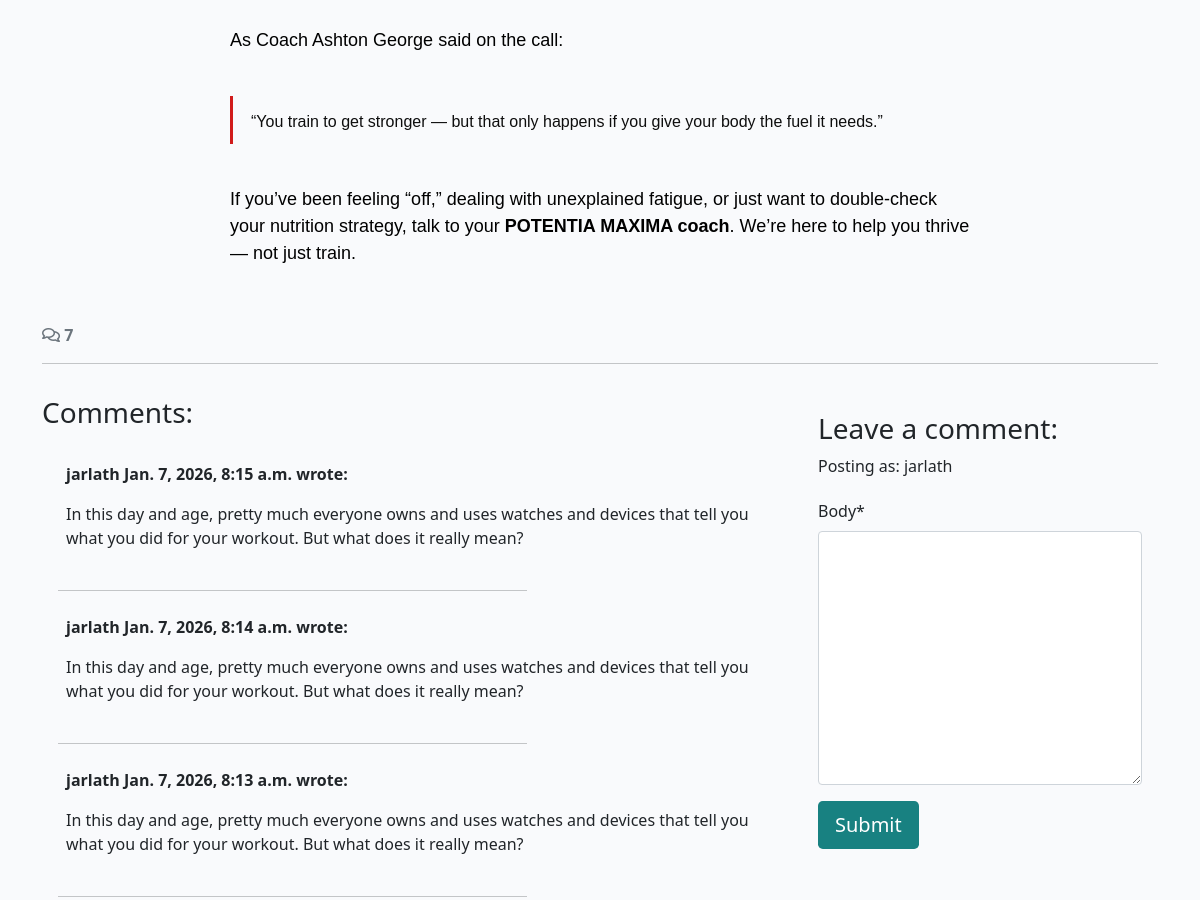
/understanding-red-s-why-energy-balance-matters-for-every-athlete/ (signed in, middle part), run on an earlier commit of the app's database.
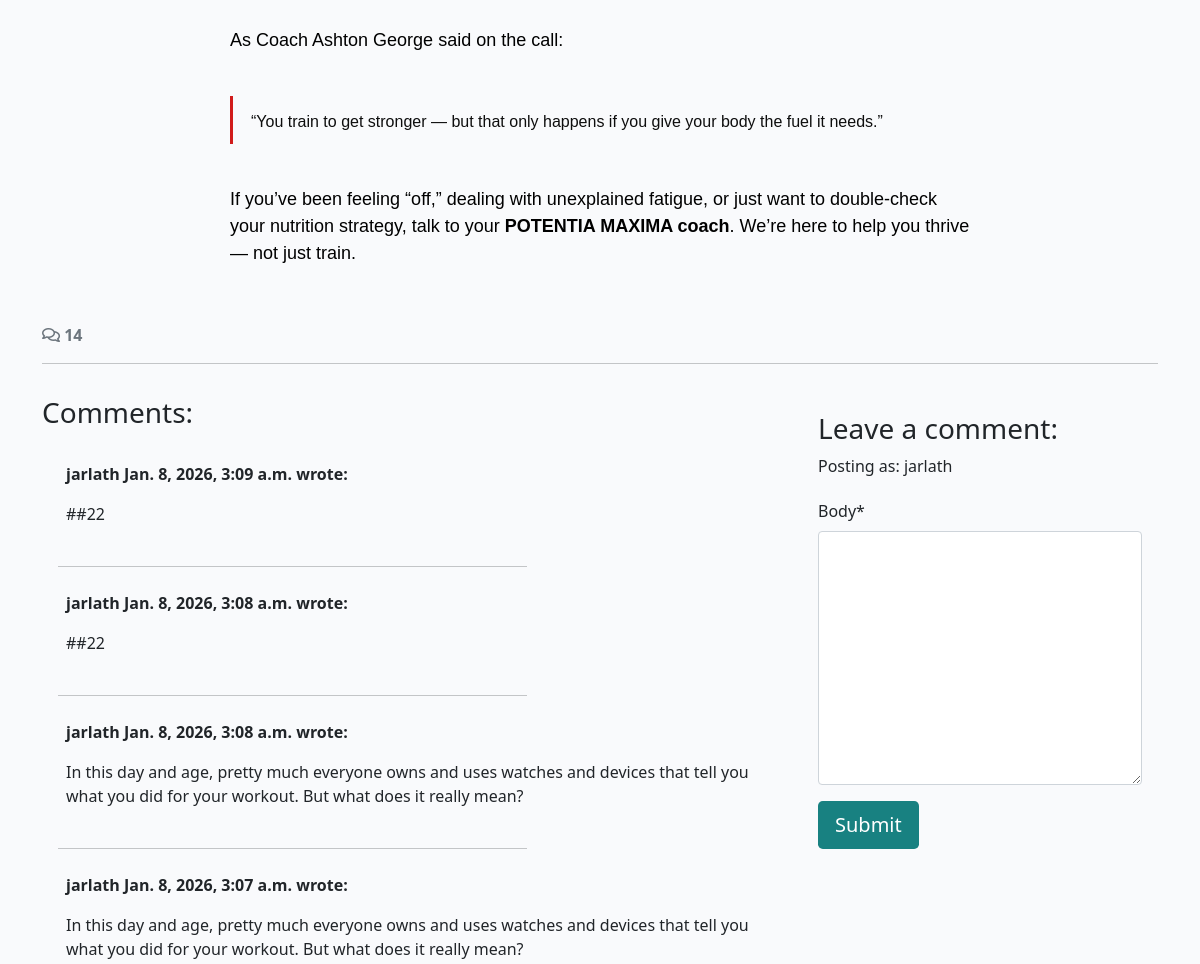
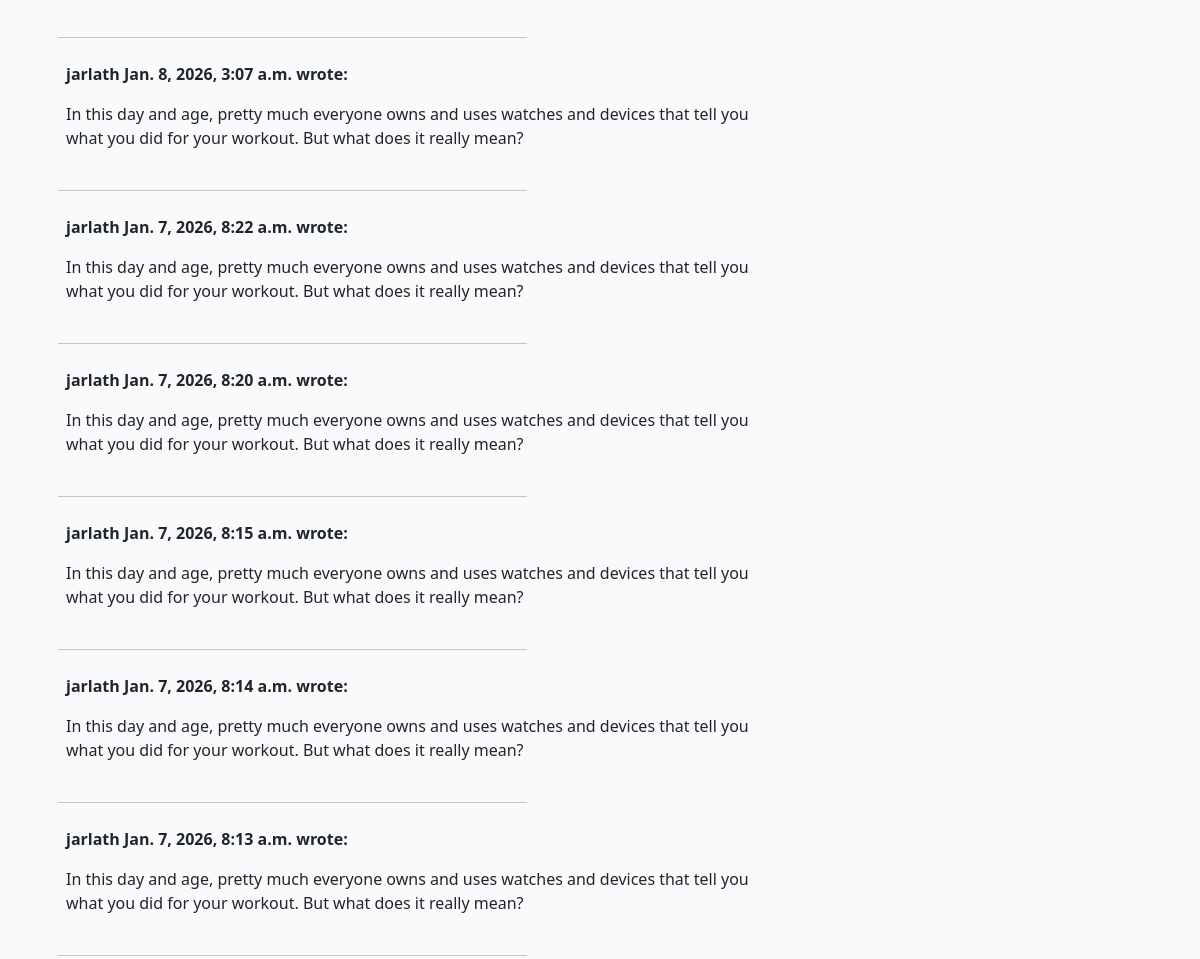
And on a later commit of the database (2 pictures, top to bottom).
### home/models.py (models this page shows, shortened)
class CoachingPost(models.Model):
    title = models.CharField(
        max_length=200, unique=True
    )
    slug = models.SlugField(max_length=200, unique=True)
    author = models.ForeignKey(User, on_delete=models.CASCADE)
    status = models.IntegerField(choices=STATUS, default=0)
    created_on = models.DateTimeField(auto_now_add=True)
    updated_on = models.DateTimeField(auto_now=True)
    content = models.TextField()
    excerpt = models.TextField(blank=True)
    class Meta:
        ordering = ["-created_on"]

class ProgressComment(models.Model):
    post = models.ForeignKey(
        CoachingPost,
        on_delete=models.CASCADE,
        related_name="comments",
    )
    author = models.ForeignKey(
        User,
        on_delete=models.CASCADE,
        related_name="commenter",
    )
    body = models.TextField()
    created_on = models.DateTimeField(auto_now_add=True)
    class Meta:
        ordering = ["created_on"]

### home/views.py (the view, shortened to what this page needs)
def coaching_post_detail(request, slug):
    queryset = CoachingPost.objects.filter(status=1)
    post = get_object_or_404(queryset, slug=slug)
    comments = post.comments.all().order_by("-created_on")
    comment_count = post.comments.count()
    comment_form = CommentForm()
    return render(
        request,
        "home/coaching_post_detail.html",
        {
            "post": post,
            "comments": comments,
            "comment_count": comment_count,
            "comment_form": comment_form,
         },
    )

### home/forms.py
class CommentForm(forms.ModelForm):
    class Meta:
        model = ProgressComment
        fields = ('body',)

### home/templates/home/coaching_post_detail.html (shortened to what this page needs)
{% extends 'base.html' %}
{% load static %}
{% load crispy_forms_tags %}
{% block content %}
{% if user.is_authenticated %}
<div class="container">
    <div class="row">
        <div class="col card mb-4  mt-3 left  top">
            <div class="card-body">
                <p class="card-text">
                    {{ post.content | safe }}
                </p>
            </div>
        </div>
    </div>
    <div class="row">
        <div class="col-12">
            <strong class="text-secondary">
                <i class="far fa-comments"></i> {{ comment_count }}
            </strong>
        </div>
        <div class="col-12">
            <hr>
        </div>
    </div>
    <div class="row">
        <div class="col-md-8 card mb-4  mt-3 ">
            <h3>Comments:</h3>
            <div class="card-body">
                {% for comment in comments %}
                <div class="p-2 comments">
                    <p class="font-weight-bold">
                        {{ comment.author }}
                        <span class="font-weight-normal">
                            {{ comment.created_on }}
                        </span> wrote:
                    </p>
                    <div id="comment{{ comment.id }}">
                        {{ comment.body | linebreaks }}
                    </div>
                </div>
                <div class="col-md-8">
                    <hr>
                </div>
                {% endfor %}
            </div>
        </div>
        <div class="col-md-4 card mb-4 mt-3">
            <div class="card-body">
                {% if user.is_authenticated %}
                <h3>Leave a comment:</h3>
                <p>Posting as: {{ user.username }}</p>
                <form id="commentForm" method="post" style="margin-top: 1.3em;">
                    {{ comment_form | crispy }}
                    <button id="submitButton" type="submit" class="btn btn-signup btn-lg">Submit</button>
                </form>
                {% else %}
                <p>Log in to leave a comment</p>
                {% endif %}
            </div>
        </div>
    </div>
</div>
{% endif %}
{% endblock content %}

### templates/base.html (shortened to what this page needs)
{% load static %}
{% url 'home' as home_url %}
{% url 'about' as about_url %}
{% url 'account_login' as login_url %}
{% url 'account_signup' as signup_url %}
{% url 'account_logout' as logout_url %}
<!DOCTYPE html>
<html class="h-100" lang="en">
<head>
    <link rel="stylesheet" href="https://cdnjs.cloudflare.com/ajax/libs/font-awesome/5.15.3/css/all.min.css">
    <link href="https://cdn.jsdelivr.net/npm/bootstrap@5.0.1/dist/css/bootstrap.min.css" rel="stylesheet"
>
    <link rel="stylesheet" href="{% static 'css/style.css' %}">
</head>
<body class="d-flex flex-column h-100 main-bg">
    <main class="flex-shrink-0 main-bg">
        {% block content %}{% endblock content %}
    </main>
</body>
</html>

### static/css/style.css (style rules this page uses)
body { background-color: #F9FAFC; }
.main-bg { background-color: #F9FAFC; }
.card { border: none; background-color: transparent; }
.btn-signup, .btn-edit { background-color: #188181; color: #fff; }
.font-weight-bold { font-weight: 700; }

What changed in the data, as far as the page shows it:
added ProgressComment: author "jarlath", created_on "Jan. 8, 2026, 3:09 a.m.", body "##22"
added ProgressComment: author "jarlath", created_on "Jan. 8, 2026, 3:08 a.m.", body "##22"
added ProgressComment: author "jarlath", created_on "Jan. 8, 2026, 3:08 a.m.", body "In this day and age, pretty much everyone owns and uses watches and devices that tell you what you did for your workout. But what does it really mean?"
added ProgressComment: author "jarlath", created_on "Jan. 8, 2026, 3:07 a.m.", body "In this day and age, pretty much everyone owns and uses watches and devices that tell you what you did for your workout. But what does it really mean?"
added ProgressComment: author "jarlath", created_on "Jan. 8, 2026, 3:07 a.m.", body "In this day and age, pretty much everyone owns and uses watches and devices that tell you what you did for your workout. But what does it really mean?"
added ProgressComment: author "jarlath", created_on "Jan. 7, 2026, 8:22 a.m.", body "In this day and age, pretty much everyone owns and uses watches and devices that tell you what you did for your workout. But what does it really mean?"
added ProgressComment: author "jarlath", created_on "Jan. 7, 2026, 8:20 a.m.", body "In this day and age, pretty much everyone owns and uses watches and devices that tell you what you did for your workout. But what does it really mean?"
Also different on the page:
{{ comment_count }}: "7" → "14"
